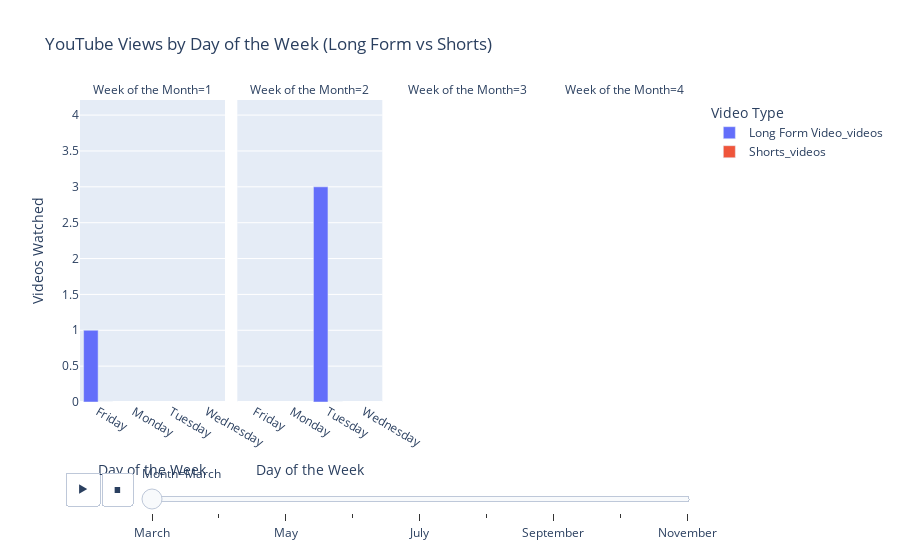

The cell this chart's notebook holds for it:
### Code cell
import plotly.express as px

# Assuming 'pivoted_views' is the DataFrame you have after pivoting
fig = px.bar(pivoted_views,
             x='day_of_week',
             y=['Long Form Video_videos', 'Shorts_videos'],  # Long Form vs Shorts
             color='variable',  # Automatically distinguishes between Long Form and Shorts
             animation_frame='month',  # Filter by month
             animation_group='variable',  # Keeps the video types together during animation
             facet_col='week_of_month',  # Facet by week (Week 1, Week 2, etc.)
             barmode='group',
             title='YouTube Views by Day of the Week (Long Form vs Shorts)',
             labels={'day_of_week': 'Day of the Week',
                     'variable': 'Video Type',
                     'value': 'Videos Watched',
                     'month': 'Month',
                     'week_of_month': 'Week of the Month'}
            )

# Show the plot
fig.show()

### Figure 1 — Plotly figure (JSON) as saved in the notebook; plotly's stock layout.template omitted (floating-point values rounded to 4 significant figures)
{"data": [{"alignmentgroup": "True", "hovertemplate": "Video Type=Long Form Video_videos<br>Month=March<br>Week of the Month=1<br>Day of the Week=%{x}<br>Videos Watched=%{y}<extra></extra>", "ids": ["Long Form Video_videos", "Long Form Video_videos", "Long Form Video_videos", "Long Form Video_videos"], "legendgroup": "Long Form Video_videos", "marker": {"color": "#636efa", "pattern": {"shape": ""}}, "name": "Long Form Video_videos", "offsetgroup": "Long Form Video_videos", "orientation": "v", "showlegend": true, "textposition": "auto", "type": "bar", "x": ["Friday", "Monday", "Tuesday", "Wednesday"], "xaxis": "x", "y": [1, 2, 1, 4], "yaxis": "y"}, {"alignmentgroup": "True", "hovertemplate": "Video Type=Long Form Video_videos<br>Month=March<br>Week of the Month=2<br>Day of the Week=%{x}<br>Videos Watched=%{y}<extra></extra>", "ids": ["Long Form Video_videos"], "legendgroup": "Long Form Video_videos", "marker": {"color": "#636efa", "pattern": {"shape": ""}}, "name": "Long Form Video_videos", "offsetgroup": "Long Form Video_videos", "orientation": "v", "showlegend": false, "textposition": "auto", "type": "bar", "x": ["Tuesday"], "xaxis": "x2", "y": [3], "yaxis": "y2"}, {"alignmentgroup": "True", "hovertemplate": "Video Type=Shorts_videos<br>Month=March<br>Week of the Month=1<br>Day of the Week=%{x}<br>Videos Watched=%{y}<extra></extra>", "ids": ["Shorts_videos", "Shorts_videos", "Shorts_videos", "Shorts_videos"], "legendgroup": "Shorts_videos", "marker": {"color": "#EF553B", "pattern": {"shape": ""}}, "name": "Shorts_videos", "offsetgroup": "Shorts_videos", "orientation": "v", "showlegend": true, "textposition": "auto", "type": "bar", "x": ["Friday", "Monday", "Tuesday", "Wednesday"], "xaxis": "x", "y": [0, 0, 0, 1], "yaxis": "y"}, {"alignmentgroup": "True", "hovertemplate": "Video Type=Shorts_videos<br>Month=March<br>Week of the Month=2<br>Day of the Week=%{x}<br>Videos Watched=%{y}<extra></extra>", "ids": ["Shorts_videos"], "legendgroup": "Shorts_videos", "marker": {"color": "#EF553B", "pattern": {"shape": ""}}, "name": "Shorts_videos", "offsetgroup": "Shorts_videos", "orientation": "v", "showlegend": false, "textposition": "auto", "type": "bar", "x": ["Tuesday"], "xaxis": "x2", "y": [0], "yaxis": "y2"}], "layout": {"annotations": [{"font": {}, "showarrow": false, "text": "Week of the Month=1", "x": 0.1175, "xanchor": "center", "xref": "paper", "y": 1, "yanchor": "bottom", "yref": "paper"}, {"font": {}, "showarrow": false, "text": "Week of the Month=2", "x": 0.3725, "xanchor": "center", "xref": "paper", "y": 1, "yanchor": "bottom", "yref": "paper"}, {"font": {}, "showarrow": false, "text": "Week of the Month=3", "x": 0.6275, "xanchor": "center", "xref": "paper", "y": 1, "yanchor": "bottom", "yref": "paper"}, {"font": {}, "showarrow": false, "text": "Week of the Month=4", "x": 0.8825, "xanchor": "center", "xref": "paper", "y": 1, "yanchor": "bottom", "yref": "paper"}], "barmode": "group", "legend": {"title": {"text": "Video Type"}, "tracegroupgap": 0}, "sliders": [{"active": 0, "currentvalue": {"prefix": "Month="}, "len": 0.9, "pad": {"b": 10, "t": 60}, "steps": [{"args": [["March"], {"frame": {"duration": 0, "redraw": true}, "fromcurrent": true, "mode": "immediate", "transition": {"duration": 0, "easing": "linear"}}], "label": "March", "method": "animate"}, {"args": [["April"], {"frame": {"duration": 0, "redraw": true}, "fromcurrent": true, "mode": "immediate", "transition": {"duration": 0, "easing": "linear"}}], "label": "April", "method": "animate"}, {"args": [["May"], {"frame": {"duration": 0, "redraw": true}, "fromcurrent": true, "mode": "immediate", "transition": {"duration": 0, "easing": "linear"}}], "label": "May", "method": "animate"}, {"args": [["June"], {"frame": {"duration": 0, "redraw": true}, "fromcurrent": true, "mode": "immediate", "transition": {"duration": 0, "easing": "linear"}}], "label": "June", "method": "animate"}, {"args": [["July"], {"frame": {"duration": 0, "redraw": true}, "fromcurrent": true, "mode": "immediate", "transition": {"duration": 0, "easing": "linear"}}], "label": "July", "method": "animate"}, {"args": [["August"], {"frame": {"duration": 0, "redraw": true}, "fromcurrent": true, "mode": "immediate", "transition": {"duration": 0, "easing": "linear"}}], "label": "August", "method": "animate"}, {"args": [["September"], {"frame": {"duration": 0, "redraw": true}, "fromcurrent": true, "mode": "immediate", "transition": {"duration": 0, "easing": "linear"}}], "label": "September", "method": "animate"}, {"args": [["October"], {"frame": {"duration": 0, "redraw": true}, "fromcurrent": true, "mode": "immediate", "transition": {"duration": 0, "easing": "linear"}}], "label": "October", "method": "animate"}, {"args": [["November"], {"frame": {"duration": 0, "redraw": true}, "fromcurrent": true, "mode": "immediate", "transition": {"duration": 0, "easing": "linear"}}], "label": "November", "method": "animate"}], "x": 0.1, "xanchor": "left", "y": 0, "yanchor": "top"}], "title": {"text": "YouTube Views by Day of the Week (Long Form vs Shorts)"}, "updatemenus": [{"buttons": [{"args": [null, {"frame": {"duration": 500, "redraw": true}, "fromcurrent": true, "mode": "immediate", "transition": {"duration": 500, "easing": "linear"}}], "label": "&#9654;", "method": "animate"}, {"args": [[null], {"frame": {"duration": 0, "redraw": true}, "fromcurrent": true, "mode": "immediate", "transition": {"duration": 0, "easing": "linear"}}], "label": "&#9724;", "method": "animate"}], "direction": "left", "pad": {"r": 10, "t": 70}, "showactive": false, "type": "buttons", "x": 0.1, "xanchor": "right", "y": 0, "yanchor": "top"}], "xaxis": {"anchor": "y", "domain": [0, 0.235], "title": {"text": "Day of the Week"}}, "xaxis2": {"anchor": "y2", "domain": [0.255, 0.49], "matches": "x", "title": {"text": "Day of the Week"}}, "xaxis3": {"anchor": "y3", "domain": [0.51, 0.745], "matches": "x", "title": {"text": "Day of the Week"}}, "xaxis4": {"anchor": "y4", "domain": [0.765, 1.0], "matches": "x", "title": {"text": "Day of the Week"}}, "yaxis": {"anchor": "x", "domain": [0, 1], "title": {"text": "Videos Watched"}}, "yaxis2": {"anchor": "x2", "domain": [0, 1], "matches": "y", "showticklabels": false}, "yaxis3": {"anchor": "x3", "domain": [0, 1], "matches": "y", "showticklabels": false}, "yaxis4": {"anchor": "x4", "domain": [0, 1], "matches": "y", "showticklabels": false}}}
